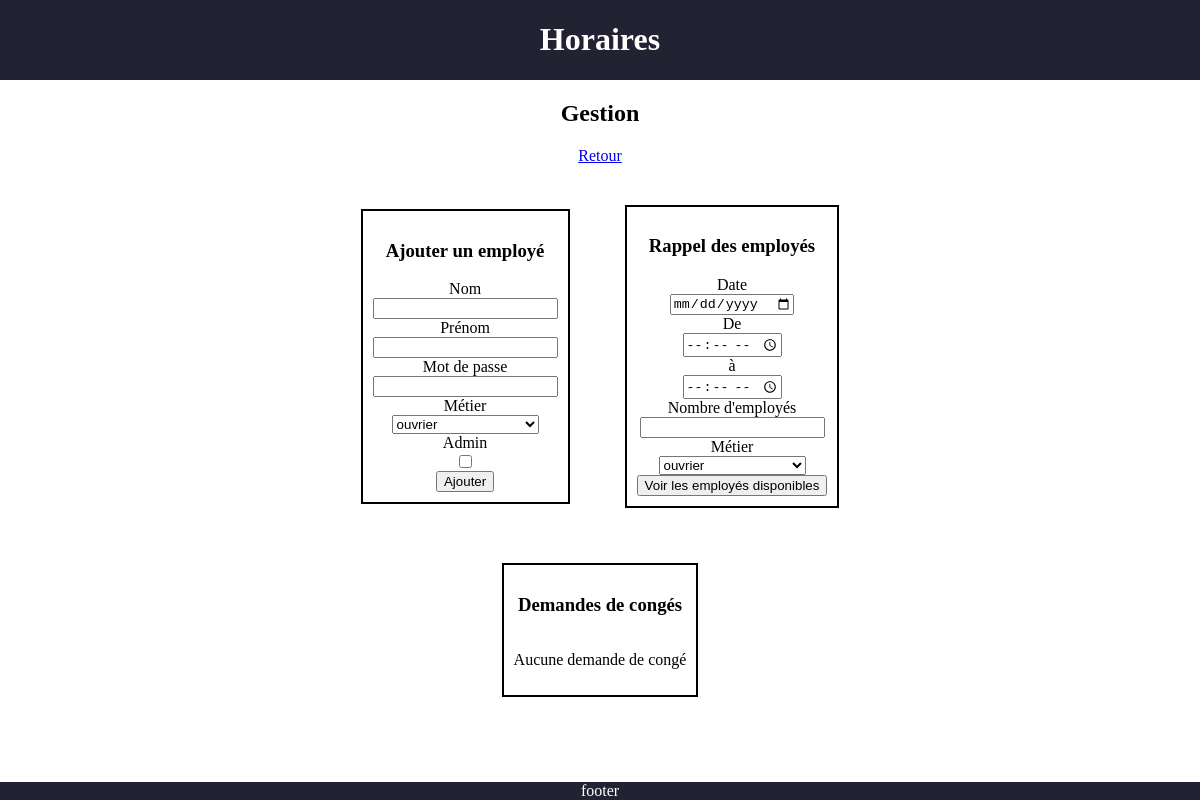
The app's page /index.php?page=gestion.php (signed in), older data.
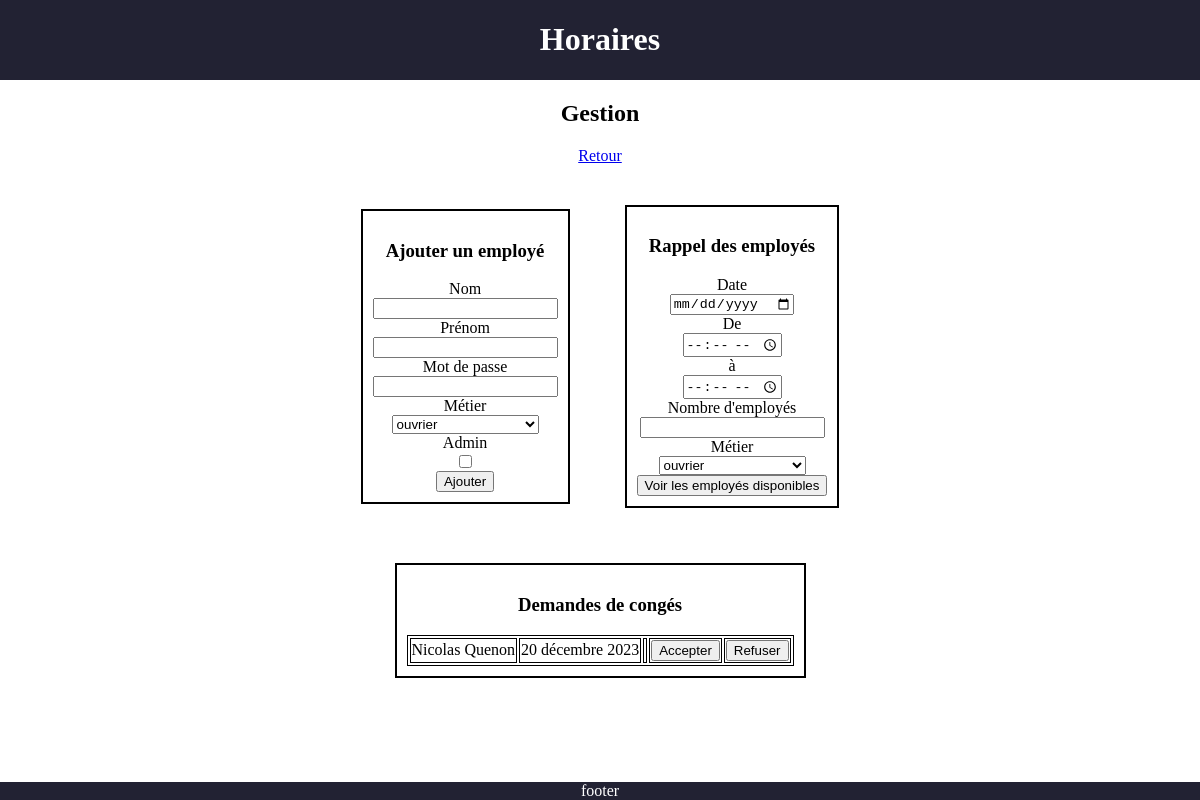
The same page, newer data.
### tables this page shows
CREATE TABLE `conges` (
  `id_conge` int NOT NULL,
  `id_employe` int NOT NULL,
  `date` date DEFAULT NULL,
  `conge` tinyint(1) NOT NULL DEFAULT '0',
  `congeconfirm` tinyint(1) DEFAULT NULL,
  `justification` varchar(256) DEFAULT NULL
);

CREATE TABLE `employes` (
  `id_employe` int NOT NULL,
  `id_type` int NOT NULL,
  `identifiant` varchar(256) NOT NULL,
  `mdp` varchar(512) NOT NULL,
  `admin` tinyint(1) NOT NULL,
  `nbre_conges` int NOT NULL DEFAULT '0'
);

### src/view/gestion.php (the view, shortened to what this page needs)
<?php
$dbg=new DbModel('localhost','projet_gr5','root','');
$pdo = $dbg->get_pdo();
?>
<section>
<h2>Gestion</h2>
<a href=index.php?page=horaire.php>Retour</a>
<div id="ligne1">
<div>
<h3>Ajouter un employé</h3>
<form method="post">
    <label for="nom">Nom</label>
    <input type="text" name="nom" id="nom" required>
    <label for="prenom">Prénom</label>
    <input type="text" name="prenom" id="prenom" required>
    <label for="mdp">Mot de passe</label>
    <input type="password" name="mdp" id="mdp" required>
    <label for="type">Métier</label>
    <select name="type" id="type">
        <?php
        $req=$pdo->prepare('SELECT nom_type,id_type FROM type');
        $req->execute();
        $req->setFetchMode(PDO::FETCH_OBJ);
        while ($result=$req->fetch() ) {
            echo '<option value="',$result->id_type,'">',$result->nom_type,'</option>';
        }
        ?>
    </select>
    <label for="admin">Admin</label>
    <input type="checkbox" name="admin" id="admin">
    <input type="submit" name="ajouter" value="Ajouter">
</form>
</div>
<div>
<h3>Rappel des employés</h3>
<form method="post">
    <label for="date">Date</label>
    <input type="date" name="date" id="date" required>
    <label for="heuredebut">De </label>
    <input type="time" name="heuredebut" id="heuredebut" required>
    <label for="heurefin"> à </label>
    <input type="time" name="heurefin" id="heurefin" required>
    <label for="nbre">Nombre d'employés</label>
    <input type="number" name="nbre" id="nbre" min="1" required>
    <label for="type">Métier</label>
    <select name="type" id="type" required>
        <?php
        $req=$pdo->prepare('SELECT nom_type,id_type FROM type');
        $req->execute();
        $req->setFetchMode(PDO::FETCH_OBJ);
        while ($result=$req->fetch() ) {
            echo '<option value="',$result->id_type,'">',$result->nom_type,'</option>';
        }
        ?>
    </select>
    <input type="submit" name="voir_employes" value="Voir les employés disponibles">
</form>
</div>
</div>
<div>
<h3>Demandes de congés</h3>
<?php
$req=$pdo->prepare('SELECT conge,congeconfirm,conges.date,conges.id_employe,conges.justification,employes.identifiant FROM conges JOIN employes ON employes.id_employe=conges.id_employe WHERE congeconfirm IS NULL AND conge = 1 ORDER BY date ASC');
$req->execute();
$req->setFetchMode(PDO::FETCH_OBJ);
$formatter = new IntlDateFormatter('fr_FR', IntlDateFormatter::LONG, IntlDateFormatter::NONE);
if ($req->rowCount()==0){
    echo '<p>Aucune demande de congé</p>';
}
else if($req->rowCount()>>0){
    while ($result=$req->fetch() ) {
        $timestamp= strtotime($result->date);
        $nomprenom = explode('.',$result->identifiant);
        echo '<table>';
        echo '<tr>';
        echo '<td>',ucfirst($nomprenom[0]),' ',ucfirst($nomprenom[1]),'</td>';
        echo '<td>',$formatter->format($timestamp),'</td>';
        echo '<td>',$result->justification,'</td>';
        echo '<form method="post">';
        echo '<td><button name="etat" value="1">Accepter</button></td>';
        echo '<td><button name="etat" value="0">Refuser</button></td>';
        echo '</form>';
        echo '</tr>';
        echo '</table>';
    }
}
?>
</div>
</section>

Row changes from the older to the newer data that the page shows:
added conges: id_employe.identifiant "Nicolas", id_employe.identifiant "Quenon", date "20 décembre 2023"
Text that changed along with them:
text no longer shown: "Aucune demande de congé"
